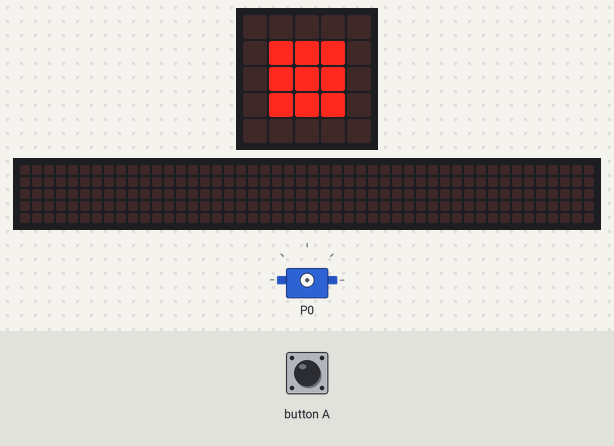
A program run on a simulated BBC micro:bit (MakeCode). On the bench: the board's 5×5 LED display, a strip that is not on the board, showing the scrolling text unrolled, servo. The test bench sets the inputs (shaded band). Random numbers come from a fixed seed; the 48×5 strip is a reading aid, not a part: it shows the text the display is scrolling, unrolled, one strip-width of it at a time.

Above: at 1.2 s.
1.3 s: button A pressed for 0.5 s
At 1.75 s:
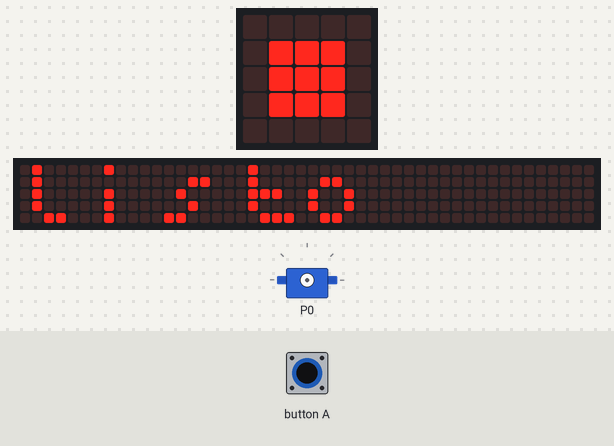
6.6 s: button A pressed for 3.2 s
At 8.22 s:
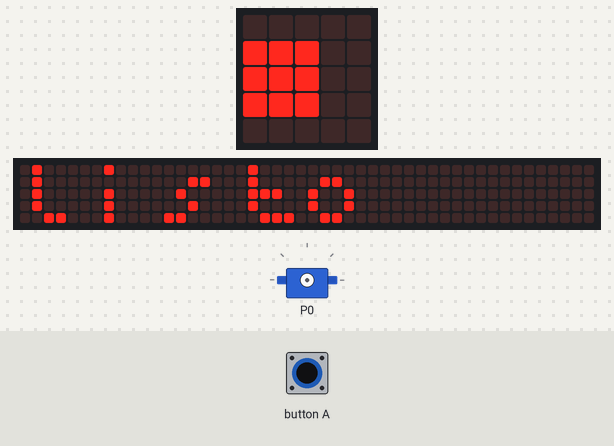
11.3 s: button A pressed for 3.2 s
At 14.39 s:
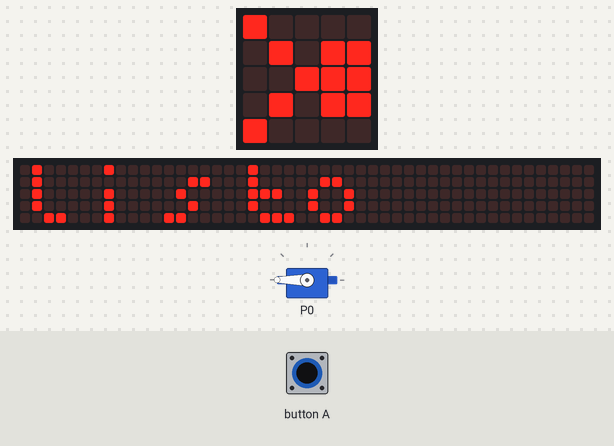
21.7 s: button A pressed for 1 s
At 22.27 s:
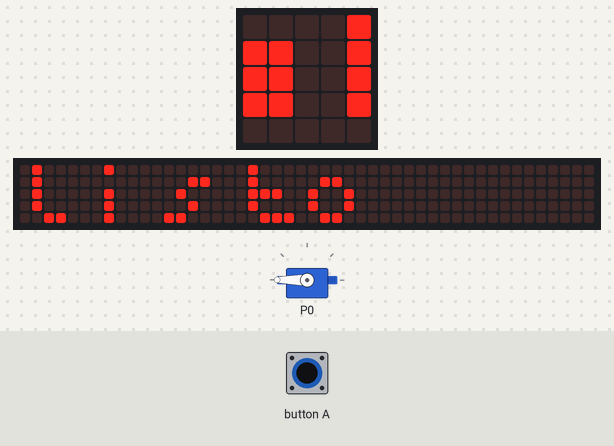
25.7 s: button A pressed for 3.2 s
At 28.29 s:
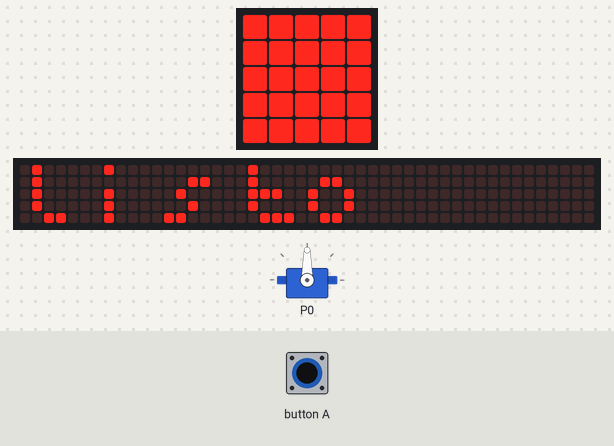
Timing chart, 0 to 29.8 s (numbered marks = the images above; inputs shaded):
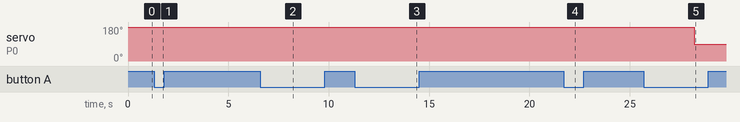

The program:

main.ts
```typescript
let jugada = 0
basic.forever(function () {
    if (input.buttonIsPressed(Button.A)) {
        basic.showString("listo")
        basic.pause(500)
        jugada = randint(0, 2)
    }
    if (jugada == 0) {
        basic.showLeds(`
            . . . . .
            . # # # .
            . # # # .
            . # # # .
            . . . . .
            `)
    }
    if (jugada == 1) {
        basic.showLeds(`
            # # # # #
            # # # # #
            # # # # #
            # # # # #
            # # # # #
            `)
        pins.servoWritePin(AnalogPin.P0, 90)
    }
    if (jugada == 2) {
        basic.showLeds(`
            # . . . .
            . # . # #
            . . # # #
            . # . # #
            # . . . .
            `)
        pins.servoWritePin(AnalogPin.P0, 180)
    }
})
```

test.ts
```typescript
// aquí va el archivo "tests"; esto no se compilará cuando este paquete se utilice como una extensión.
```

Measured:
- after the input at 1.3 s, the display: changes after 0.38 s (image 1)
- after the input at 21.7 s, the display: first changes after 0.20 s (image 4 shows a later state)
